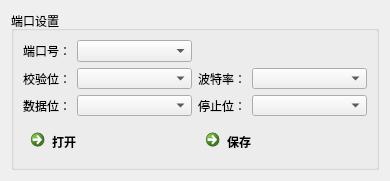
<?xml version="1.0" encoding="UTF-8"?>
<ui version="4.0">
 <class>Dialog</class>
 <widget class="QDialog" name="Dialog">
  <property name="geometry">
   <rect>
    <x>0</x>
    <y>0</y>
    <width>390</width>
    <height>173</height>
   </rect>
  </property>
  <property name="windowTitle">
   <string>Dialog</string>
  </property>
  <layout class="QVBoxLayout" name="verticalLayout">
   <item>
    <widget class="QGroupBox" name="groupBox">
     <property name="title">
      <string>端口设置</string>
     </property>
     <layout class="QVBoxLayout" name="verticalLayout_2">
      <item>
       <layout class="QGridLayout" name="gridLayout">
        <item row="0" column="0">
         <widget class="QLabel" name="label">
          <property name="sizePolicy">
           <sizepolicy hsizetype="Fixed" vsizetype="Preferred">
            <horstretch>0</horstretch>
            <verstretch>0</verstretch>
           </sizepolicy>
          </property>
          <property name="text">
           <string>端口号：</string>
          </property>
         </widget>
        </item>
        <item row="1" column="0">
         <widget class="QLabel" name="label_3">
          <property name="sizePolicy">
           <sizepolicy hsizetype="Fixed" vsizetype="Preferred">
            <horstretch>0</horstretch>
            <verstretch>0</verstretch>
           </sizepolicy>
          </property>
          <property name="text">
           <string>校验位：</string>
          </property>
         </widget>
        </item>
        <item row="1" column="1">
         <widget class="QComboBox" name="cB_paritys"/>
        </item>
        <item row="2" column="2">
         <widget class="QLabel" name="label_5">
          <property name="sizePolicy">
           <sizepolicy hsizetype="Fixed" vsizetype="Preferred">
            <horstretch>0</horstretch>
            <verstretch>0</verstretch>
           </sizepolicy>
          </property>
          <property name="text">
           <string>停止位：</string>
          </property>
         </widget>
        </item>
        <item row="2" column="3">
         <widget class="QComboBox" name="cB_stopbitses"/>
        </item>
        <item row="2" column="0">
         <widget class="QLabel" name="label_4">
          <property name="sizePolicy">
           <sizepolicy hsizetype="Fixed" vsizetype="Preferred">
            <horstretch>0</horstretch>
            <verstretch>0</verstretch>
           </sizepolicy>
          </property>
          <property name="text">
           <string>数据位：</string>
          </property>
         </widget>
        </item>
        <item row="2" column="1">
         <widget class="QComboBox" name="cB_bytesizes"/>
        </item>
        <item row="1" column="2">
         <widget class="QLabel" name="label_2">
          <property name="sizePolicy">
           <sizepolicy hsizetype="Fixed" vsizetype="Preferred">
            <horstretch>0</horstretch>
            <verstretch>0</verstretch>
           </sizepolicy>
          </property>
          <property name="text">
           <string>波特率：</string>
          </property>
         </widget>
        </item>
        <item row="1" column="3">
         <widget class="QComboBox" name="cB_baudrates"/>
        </item>
        <item row="0" column="1">
         <widget class="QComboBox" name="cB_port"/>
        </item>
       </layout>
      </item>
      <item>
       <layout class="QHBoxLayout" name="horizontalLayout_2">
        <item>
         <widget class="QCommandLinkButton" name="cLB_connect">
          <property name="text">
           <string>打开</string>
          </property>
         </widget>
        </item>
        <item>
         <widget class="QCommandLinkButton" name="cLB_save">
          <property name="text">
           <string>保存</string>
          </property>
         </widget>
        </item>
       </layout>
      </item>
     </layout>
    </widget>
   </item>
  </layout>
 </widget>
 <resources/>
 <connections/>
</ui>
